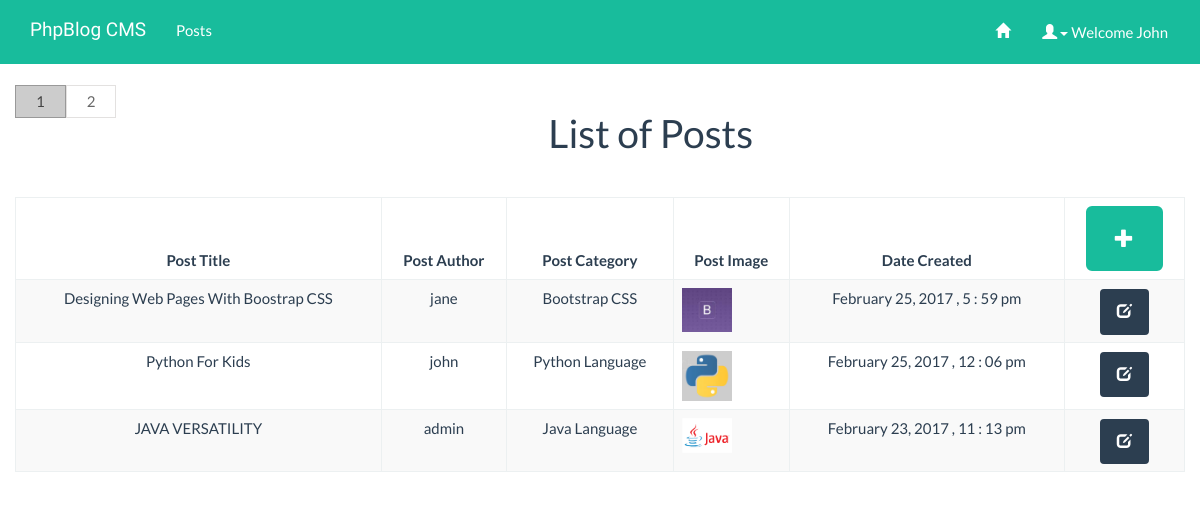
Page /admin/members/ (signed in) on the committed database.
### tables this page shows
CREATE TABLE `posts` (
  `postid` int(11) NOT NULL,
  `posttitle` varchar(100) NOT NULL,
  `postcontent` text NOT NULL,
  `category` int(11) NOT NULL,
  `author` int(11) NOT NULL,
  `posttag` varchar(255) DEFAULT NULL,
  `postdate` timestamp NOT NULL DEFAULT CURRENT_TIMESTAMP,
  `postimage` varchar(255) DEFAULT NULL
);

CREATE TABLE `user` (
  `id` int(11) NOT NULL,
  `username` varchar(30) NOT NULL,
  `firstname` varchar(50) DEFAULT NULL,
  `lastname` text,
  `email` varchar(70) NOT NULL,
  `address` varchar(255) DEFAULT NULL,
  `userimage` varchar(255) DEFAULT NULL,
  `password` varchar(255) NOT NULL,
  `user_role` int(11) NOT NULL DEFAULT '1'
);

CREATE TABLE `category` (
  `catid` int(11) NOT NULL,
  `catname` varchar(100) NOT NULL
);

### bootstrap.php (called while the page is built, shortened)
<?php
spl_autoload_register(function ($class){
  $classPath = str_replace('\\','/',$class);
});
function formatDate($date)
{
  return date('F j, Y , g : i a',strtotime($date));
}

### inc/Database.php (called while the page is built, shortened)
<?php
class Database
{
	private static $instance;
	private $dbh;
  private function __construct() {
    try {
        $this->dbh = new PDO(DSN,DB_USER,DB_PASS);
        $this->dbh->setAttribute( PDO::ATTR_ERRMODE, PDO::ERRMODE_WARNING );
        $this->dbh->setAttribute(PDO::ATTR_DEFAULT_FETCH_MODE, PDO::FETCH_ASSOC);
        $this->dbh->exec("SET NAMES 'utf8'");
        return true;
    } catch (PDOException $e) {
        return $e->getMessage();
    }
    }
  public static function getInstance() {
        if(!self::$instance) {
            self::$instance = new Database();
        }
        return self::$instance;
    }
  public function getAll($sql, $params=[]){
    try
    {
        $stmt = $this->dbh->prepare($sql);
        $stmt->execute($params);
        return $stmt->fetchAll();
    } catch (PDOException $e)
    {
        throw new Exception($e->getMessage());
    }
    }
public function countRows($sql,$params)
{
  $stmt = $this->dbh->prepare($sql);
        $stmt->execute($params);
  return $stmt->rowCount();
}
  public function disconnect() {
        $this->dbh = null;
    }
}

### inc/Post.php (called while the page is built, shortened)
<?php
require_once("Database.php");
class Post extends Database
{
	private $db;
	function __construct()
	{
		$this->db = Database::getInstance();
	}
	public function getPosts()
	{
		$sql = "SELECT posttitle,postcontent,postdate,postid,postimage,catname,username FROM posts p
       JOIN category c, user u WHERE p.category = c.catid AND p.author = u.id Order by postdate desc";
		$params=[];
		return $this->db->getAll($sql,$params);
	}
	public function postCount()
	{
		$sql = "SELECT posttitle,postcontent,postdate,postid,postimage,catname,username FROM posts p
       JOIN category c, user u WHERE p.category = c.catid AND p.author = u.id Order by postdate desc";
		$params=[];
		return $this->db->countRows($sql,$params);
	}
}

### admin/members/index.php (the view, shortened to what this page needs)
<?php
require_once(ROOT ."bootstrap.php");
require_once(ROOT ."inc/admin/admin_header.php");
require_once(ROOT ."inc/admin/admin_navigation.php");
?>
    <div class="container">
<?php
$db = new Post;
$all = $db->getPosts();
$total = $db->PostCount();
$post_count = 3;
?>
  <div class="row">
   <div class="row pagedisplay pull-left">
    <?php
    $posts = Pagination::do_pagination('.',$total,$post_count,$all);?>
    </div>
  <h1 class="page-header text-center">List of Posts</h1>
<div class="row">
  <div class="col-md-12">
    <?php if (!empty($posts)) {?>
    <table class="table table-bordered table-striped">
      <thead>
        <tr>
          <th class="text-center">Post Title</th>
          <th class="text-center">Post Author</th>
          <th class="text-center">Post Category</th>
          <th class="text-center">Post Image</th>
          <th class="text-center">Date Created</th>
          <th class="text-center"><a href="<?=ADMIN?>createPost" class="btn btn-success btn-lg"><span class="glyphicon glyphicon-plus"></span></a></th>
        </tr>
        <tbody>
        <?php foreach($posts as $post):?>
          <tr>
            <td class="text-center"><?=$post['posttitle']?></td>
            <td class="text-center"><?=$post['username']?></td>
            <td class="text-center"><?=$post['catname']?></td>
            <td class="text-center">
            <?php if(isset($post['postimage'])):?>
            <img src="<?=BASE_URL?>images/<?=$post['postimage']?>" class="img-responsive" width="50">
            <?php endif;?>
            </td>
            <td class="text-center"><?=formatDate($post['postdate'])?></td>
              <td class="text-center">
              <a href="<?=ADMIN?>post/editPost.php?edit=<?php echo $post['postid'];?>" class="glyphicon glyphicon-edit btn btn-primary"></a>
            </td>
          </tr>
          <?php endforeach;?>
        </tbody>
      </thead>
    </table>
<?php }else{?>
    <div class="alert alert-info text-center">
      <?php echo "<h4>"."No posts to display"."</h4>";?>
    </div>
  <?php }?>
  </div>
</div>
  </div>
    </div>
  <?php require_once(ROOT ."inc/admin/admin_footer.php"); ?>

### assets/admin/style.css (style rules this page uses)
body { padding-top: 70px; }

### inc/admin/admin_header.php (style rules this page uses)
.pagedisplay { text-align: right; margin: 1em 0; }

### rows in the picture
posts: posttitle "Designing Web Pages With Boostrap CSS", author.username "jane", category.catname "Bootstrap CSS", postimage (picture), postdate "February 25, 2017 , 5 : 59 pm"
posts: posttitle "Python For Kids", author.username "john", category.catname "Python Language", postimage (picture), postdate "February 25, 2017 , 12 : 06 pm"
posts: posttitle "JAVA VERSATILITY", author.username "admin", category.catname "Java Language", postimage (picture), postdate "February 23, 2017 , 11 : 13 pm"

### other values in the picture
$_SESSION['name'] "John"
